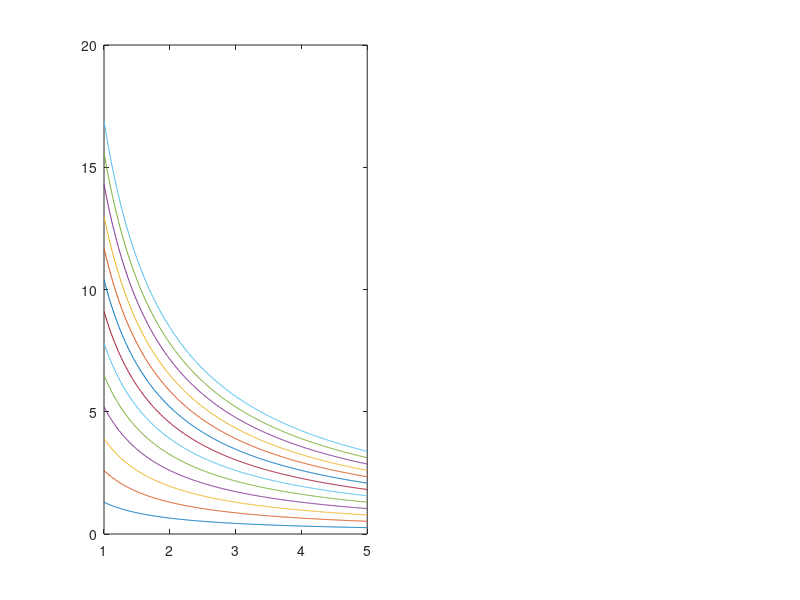

Write MATLAB code to recreate this figure. (Note: this script raises an error after producing the figure.)
% Probando cosas
clear, clc, close all

% Define colors
outer_space_crayola = [40, 61, 59]/255;
skoleboff = [25, 114, 120]/255;
morning_blue = [131, 168, 166]/255;
champagne_pink = [237, 221, 212]/255;
new_york_pink = [217, 145, 133]/255;
international_orange_golden = [196, 69, 54]/255;
liver_organ = [119, 46, 37]/255;

% Define physic variables
N = 1:0.01:5; % Numero de vueltas del polipasto
h = 0:1:12; % Numero de hilos del actuador
n = 8; % My number of wires

F_max = zeros(length(h), length(N)); % Force
F_rec = zeros(length(h), length(N)); % Force

% Define graphic variables
color_plot_F = zeros(length(h), 3);

%% GET DATA
% Maximum Force
for i=1:length(h) 
    F_max(i,:) = 1.3*i./N;
    if i == 1
        color_plot_F(i,:) = skoleboff(1,:);
    elseif i == n
        color_plot_F(i,:) = international_orange_golden(1,:);
    else
        color_plot_F(i,:) = champagne_pink(1,:);
    end
end

% Minimum Force
for i=1:length(h) 
    F_rec(i,:) = 0.512*i.*N;
    if i == 1
        color_plot_F(i,:) = skoleboff(1,:);
    elseif i == n
        color_plot_F(i,:) = international_orange_golden(1,:);
    else
        color_plot_F(i,:) = champagne_pink(1,:);
    end
end

%% PLOTS 
fig_w = 25;
fig_h = 13;
fig_pos = [10 5 fig_w fig_h];
pdf_size = [fig_w+0.25 fig_h+0.25];

% Force max
force_plot = figure('Name','Paraller Hoist SMA Actuator Forces','NumberTitle','off', 'Color', 'white', 'Units','centimeters', 'Position', fig_pos);
force_max_sb = subplot(1,2,1);
plot(N,F_max)
colororder(color_plot_F)
title('\fontsize{18} \bf Maximum Force')
xlabel('\fontsize{16}Number of hoist turns')
ylabel('\fontsize{16}kg')
legend('Single SMA Actuator','','','','','','', ...
       'Parallel Hoist SMA Actuator (8 wires)', ...
       'Parallel Hoist SMA Actuator (h wires)', ...
       'Location','northwest')
grid off
xlim([1, N(end)])

% Force rec
force_rec_sb = subplot(1,2,2);
plot(N,F_rec)
colororder(color_plot_F)
title('\fontsize{18} \bf Recovery Force')
xlabel('\fontsize{16}Number of hoist turns')
ylabel('\fontsize{16}kg')
legend('Single SMA Actuator','','','','','','','Parallel Hoist SMA Actuator (8 wires)','Parallel Hoist SMA Actuator (h wires)','Location','northwest')
grid off
xlim([1, N(end)])

%% Export to PDF 
export = input('Export? ');
result_name = 'bowden_comparison';

if export
    % Force
    set(force_plot,'PaperSize',pdf_size);
    print(force_plot, strcat(result_name, '_force'), '-dpdf');
    
end